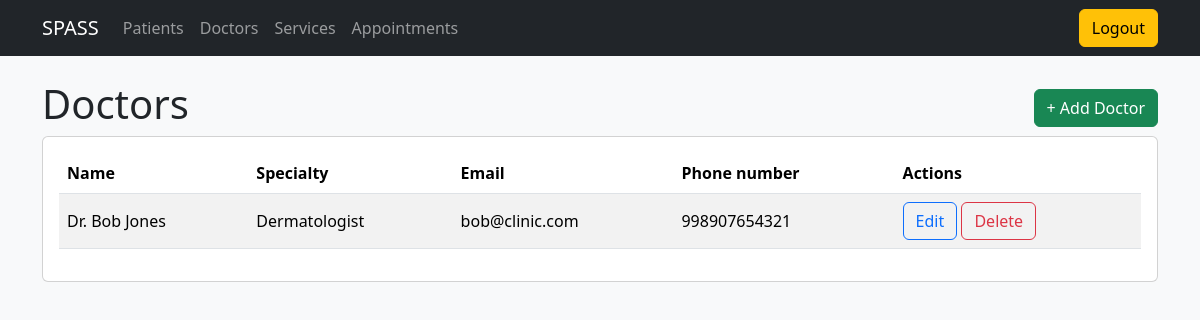
/doctors/ (signed in), run on an earlier commit of the app's database.
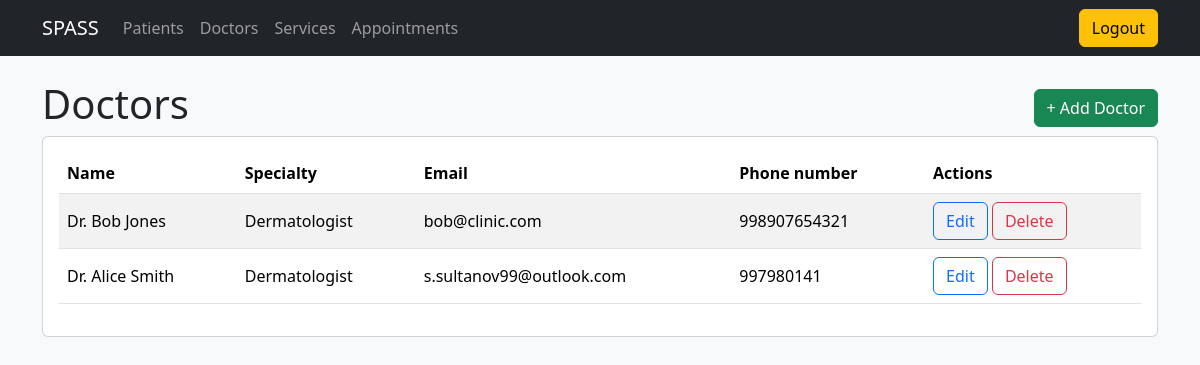
And on a later commit of the database.
### scheduling/models.py (models this page shows, shortened)
class Doctor(Model):
    name = CharField(max_length=100)
    email = EmailField(unique=True)
    specialization = CharField(max_length=100)
    phone_number = CharField(max_length=15)
    user = OneToOneField(User, on_delete=CASCADE, null=True, blank=True, related_name='doctor_profile')

### scheduling/views.py (the view)
# urls.py: path('doctors/', views.doctors_list, name='doctors'),
@permission_required("scheduling.view_doctor", raise_exception=True)
def doctors_list(request):
    doctors = Doctor.objects.all()
    context = {
        "doctors": doctors
    }
    return render(request, 'doctors/doctors.html', context)

### scheduling/templates/doctors/doctors.html (shortened to what this page needs)
{% extends "base.html" %}
{% block content %}
  <div class="d-flex justify-content-between align-items-center">
      <h1>Doctors</h1>
      <a href="{% url 'create_doctor' %}" class="btn btn-success">+ Add Doctor</a>
  </div>
    <div class='card'>
        <div class="card-body">
            <div class="table-responsive">
                <table class="table table-striped align-middle">
                    <thead>
                        <tr>
                            <th>Name</th>
                            <th>Specialty</th>
                            <th>Email</th>
                            <th>Phone number</th>
                            <th>Actions</th>
                        </tr>
                    </thead>
                    <tbody>
                        {% for doctor in doctors %}
                        <tr>
                            <td>{{ doctor.name }}</td>
                            <td>{{ doctor.specialization }}</td>
                            <td>{{ doctor.email }}</td>
                            <td>{{ doctor.phone_number }}</td>
                            <td>
                            <a class="btn btn-outline-primary" href="{% url 'update_doctor' doctor.id %}" >Edit</a>
                            <a class="btn btn-outline-danger" href="{% url 'delete_doctor' doctor.id %}" >Delete</a>
                            </td>
                        </tr>
                        {% endfor %}
                    </tbody>
                </table>
            </div>
        </div>
    </div>
{% endblock %}

What changed in the data, as far as the page shows it:
added Doctor: name "Dr. Alice Smith", specialization "Dermatologist", email "s.sultanov99@outlook.com", phone_number "997980141"
